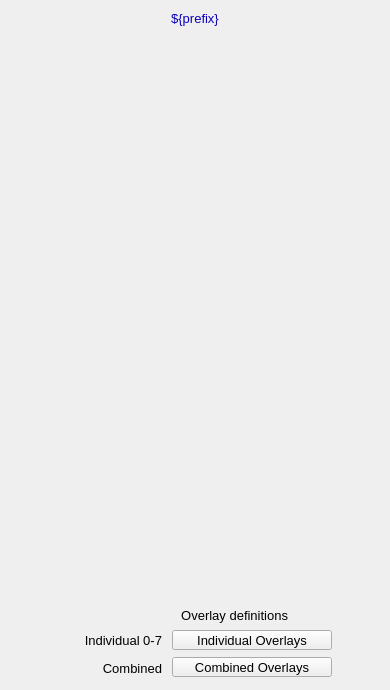
<?xml version="1.0" ?>
<ui version="4.0">
  <class>Dialog</class>
  <widget class="QWidget" name="screen">
    <property name="geometry">
      <rect>
        <x>353</x>
        <y>59</y>
        <width>390</width>
        <height>690</height>
      </rect>
    </property>
    <property name="styleSheet">
      <string notr="true">QWidget#screen {
  color: rgb(0, 0, 0);
  background-color: rgb(187, 187, 187);
  }</string>
    </property>
    <property name="windowTitle">
      <string>NDOverlay</string>
    </property>
    <widget class="PyDMDrawingRectangle" name="rectangle">
      <property name="geometry">
        <rect>
          <x>0</x>
          <y>5</y>
          <width>390</width>
          <height>25</height>
        </rect>
      </property>
      <property name="brush" stdset="0">
        <brush brushstyle="SolidPattern">
          <color alpha="255">
            <red>218</red>
            <green>218</green>
            <blue>218</blue>
          </color>
        </brush>
      </property>
      <property name="penStyle" stdset="0">
        <enum>Qt::SolidLine</enum>
      </property>
      <property name="penColor" stdset="0">
        <color>
          <red>218</red>
          <green>218</green>
          <blue>218</blue>
        </color>
      </property>
      <property name="penWidth" stdset="0">
        <double>0</double>
      </property>
      <property name="penCapStyle" stdset="0">
        <enum>Qt::FlatCap</enum>
      </property>
      <property name="toolTip">
        <string>rectangle</string>
      </property>
    </widget>
    <widget class="QLabel" name="text">
      <property name="geometry">
        <rect>
          <x>0</x>
          <y>6</y>
          <width>390</width>
          <height>25</height>
        </rect>
      </property>
      <property name="text">
        <string>${prefix}</string>
      </property>
      <property name="font" stdset="0">
        <font>
          <pointsize>10</pointsize>
        </font>
      </property>
      <property name="brush" stdset="0">
        <brush brushstyle="SolidPattern">
          <color alpha="255">
            <red>10</red>
            <green>0</green>
            <blue>184</blue>
          </color>
        </brush>
      </property>
      <property name="toolTip">
        <string>text</string>
      </property>
      <property name="alignment">
        <set>Qt::AlignCenter</set>
      </property>
      <property name="styleSheet">
        <string notr="true">QLabel#text {
  color: rgb(10, 0, 184);
  }</string>
      </property>
    </widget>
    <widget class="PyDMEmbeddedDisplay" name="composite">
      <property name="geometry">
        <rect>
          <x>5</x>
          <y>40</y>
          <width>380</width>
          <height>555</height>
        </rect>
      </property>
      <property name="toolTip">
        <string>composite</string>
      </property>
      <property name="filename" stdset="0">
        <string>PluginBase_V33.ui</string>
      </property>
    </widget>
    <widget class="PyDMDrawingRectangle" name="rectangle_1">
      <property name="geometry">
        <rect>
          <x>5</x>
          <y>600</y>
          <width>380</width>
          <height>85</height>
        </rect>
      </property>
      <property name="brush" stdset="0">
        <brush brushstyle="NoBrush">
          <color alpha="255">
            <red>0</red>
            <green>0</green>
            <blue>0</blue>
          </color>
        </brush>
      </property>
      <property name="penStyle" stdset="0">
        <enum>Qt::SolidLine</enum>
      </property>
      <property name="penColor" stdset="0">
        <color>
          <red>0</red>
          <green>0</green>
          <blue>0</blue>
        </color>
      </property>
      <property name="penWidth" stdset="0">
        <double>1</double>
      </property>
      <property name="penCapStyle" stdset="0">
        <enum>Qt::FlatCap</enum>
      </property>
      <property name="toolTip">
        <string>rectangle_1</string>
      </property>
    </widget>
    <widget class="PyDMRelatedDisplayButton" name="related_display">
      <property name="geometry">
        <rect>
          <x>172</x>
          <y>630</y>
          <width>160</width>
          <height>20</height>
        </rect>
      </property>
      <property name="toolTip">
        <string>Individual Overlays</string>
      </property>
      <property name="text">
        <string>Individual Overlays</string>
      </property>
      <property name="showIcon" stdset="0">
        <bool>true</bool>
      </property>
      <property name="font" stdset="0">
        <font>
          <pointsize>10</pointsize>
        </font>
      </property>
      <property name="styleSheet">
        <string notr="true">PyDMRelatedDisplayButton#related_display {
  color: rgb(0, 0, 0);
  background-color: rgb(115, 223, 255);
  }</string>
      </property>
      <property name="titles" stdset="0">
        <stringlist>
          <string>Overlay 1</string>
          <string>Overlay 2</string>
          <string>Overlay 3</string>
          <string>Overlay 4</string>
          <string>Overlay 5</string>
          <string>Overlay 6</string>
          <string>Overlay 7</string>
          <string>Overlay 8</string>
        </stringlist>
      </property>
      <property name="filenames" stdset="0">
        <stringlist>
          <string>OverlayN_V33.ui</string>
          <string>OverlayN_V33.ui</string>
          <string>OverlayN_V33.ui</string>
          <string>OverlayN_V33.ui</string>
          <string>OverlayN_V33.ui</string>
          <string>OverlayN_V33.ui</string>
          <string>OverlayN_V33.ui</string>
          <string>OverlayN_V33.ui</string>
        </stringlist>
      </property>
      <property name="macros" stdset="0">
        <stringlist>
          <string>P=${P}, R=${R}1:</string>
          <string>P=${P}, R=${R}2:</string>
          <string>P=${P}, R=${R}3:</string>
          <string>P=${P}, R=${R}4:</string>
          <string>P=${P}, R=${R}5:</string>
          <string>P=${P}, R=${R}6:</string>
          <string>P=${P}, R=${R}7:</string>
          <string>P=${P}, R=${R}8:</string>
        </stringlist>
      </property>
      <property name="openInNewWindow" stdset="0">
        <bool>true</bool>
      </property>
    </widget>
    <widget class="QLabel" name="text_1">
      <property name="geometry">
        <rect>
          <x>22</x>
          <y>630</y>
          <width>140</width>
          <height>20</height>
        </rect>
      </property>
      <property name="text">
        <string>Individual 0-7</string>
      </property>
      <property name="font" stdset="0">
        <font>
          <pointsize>10</pointsize>
        </font>
      </property>
      <property name="brush" stdset="0">
        <brush brushstyle="SolidPattern">
          <color alpha="255">
            <red>0</red>
            <green>0</green>
            <blue>0</blue>
          </color>
        </brush>
      </property>
      <property name="toolTip">
        <string>text_1</string>
      </property>
      <property name="alignment">
        <set>Qt::AlignRight|Qt::AlignTrailing|Qt::AlignVCenter</set>
      </property>
      <property name="styleSheet">
        <string notr="true">QLabel#text_1 {
  color: rgb(0, 0, 0);
  }</string>
      </property>
    </widget>
    <widget class="PyDMRelatedDisplayButton" name="related_display_1">
      <property name="geometry">
        <rect>
          <x>172</x>
          <y>657</y>
          <width>160</width>
          <height>20</height>
        </rect>
      </property>
      <property name="toolTip">
        <string>Combined Overlays</string>
      </property>
      <property name="text">
        <string>Combined Overlays</string>
      </property>
      <property name="showIcon" stdset="0">
        <bool>true</bool>
      </property>
      <property name="font" stdset="0">
        <font>
          <pointsize>10</pointsize>
        </font>
      </property>
      <property name="styleSheet">
        <string notr="true">PyDMRelatedDisplayButton#related_display_1 {
  color: rgb(0, 0, 0);
  background-color: rgb(115, 223, 255);
  }</string>
      </property>
      <property name="titles" stdset="0">
        <stringlist>
          <string>Overlays 1-8</string>
          <string>Overlays 9-16</string>
        </stringlist>
      </property>
      <property name="filenames" stdset="0">
        <stringlist>
          <string>Overlay8_V33.ui</string>
          <string>Overlay8_V33.ui</string>
        </stringlist>
      </property>
      <property name="macros" stdset="0">
        <stringlist>
          <string>P=${P},R=${R},O1=${R}1:,O2=${R}2:,O3=${R}3:,O4=${R}4:,O5=${R}5:,O6=${R}6:,O7=${R}7:,O8=${R}8:</string>
          <string>P=${P},R=${R},O1=${R}9:,O2=${R}10:,O3=${R}11:,O4=${R}12:,O5=${R}13:,O6=${R}14:,O7=${R}15:,O8=${R}16:</string>
        </stringlist>
      </property>
      <property name="openInNewWindow" stdset="0">
        <bool>true</bool>
      </property>
    </widget>
    <widget class="QLabel" name="text_2">
      <property name="geometry">
        <rect>
          <x>138</x>
          <y>605</y>
          <width>150</width>
          <height>20</height>
        </rect>
      </property>
      <property name="text">
        <string>Overlay definitions</string>
      </property>
      <property name="font" stdset="0">
        <font>
          <pointsize>10</pointsize>
        </font>
      </property>
      <property name="brush" stdset="0">
        <brush brushstyle="SolidPattern">
          <color alpha="255">
            <red>0</red>
            <green>0</green>
            <blue>0</blue>
          </color>
        </brush>
      </property>
      <property name="toolTip">
        <string>text_2</string>
      </property>
      <property name="alignment">
        <set>Qt::AlignRight|Qt::AlignTrailing|Qt::AlignVCenter</set>
      </property>
      <property name="styleSheet">
        <string notr="true">QLabel#text_2 {
  color: rgb(0, 0, 0);
  }</string>
      </property>
    </widget>
    <widget class="QLabel" name="text_3">
      <property name="geometry">
        <rect>
          <x>82</x>
          <y>658</y>
          <width>80</width>
          <height>20</height>
        </rect>
      </property>
      <property name="text">
        <string>Combined</string>
      </property>
      <property name="font" stdset="0">
        <font>
          <pointsize>10</pointsize>
        </font>
      </property>
      <property name="brush" stdset="0">
        <brush brushstyle="SolidPattern">
          <color alpha="255">
            <red>0</red>
            <green>0</green>
            <blue>0</blue>
          </color>
        </brush>
      </property>
      <property name="toolTip">
        <string>text_3</string>
      </property>
      <property name="alignment">
        <set>Qt::AlignRight|Qt::AlignTrailing|Qt::AlignVCenter</set>
      </property>
      <property name="styleSheet">
        <string notr="true">QLabel#text_3 {
  color: rgb(0, 0, 0);
  }</string>
      </property>
    </widget>
  </widget>
  <customwidgets>
    <customwidget>
      <class>PyDMDrawingRectangle</class>
      <extends>QWidget</extends>
      <header>pydm.widgets.drawing</header>
    </customwidget>
    <customwidget>
      <class>PyDMLabel</class>
      <extends>QLabel</extends>
      <header>pydm.widgets.label</header>
    </customwidget>
    <customwidget>
      <class>PyDMEmbeddedDisplay</class>
      <extends>QFrame</extends>
      <header>pydm.widgets.embedded_display</header>
    </customwidget>
    <customwidget>
      <class>PyDMRelatedDisplayButton</class>
      <extends>QPushButton</extends>
      <header>pydm.widgets.related_display_button</header>
    </customwidget>
  </customwidgets>
</ui>
